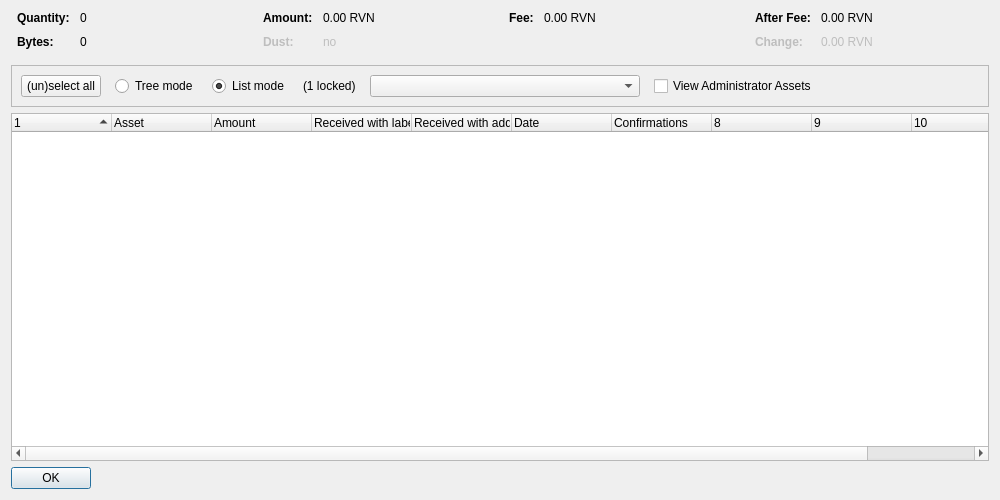
<?xml version="1.0" encoding="UTF-8"?>
<ui version="4.0">
 <class>AssetControlDialog</class>
 <widget class="QDialog" name="AssetControlDialog">
  <property name="geometry">
   <rect>
    <x>0</x>
    <y>0</y>
    <width>1000</width>
    <height>500</height>
   </rect>
  </property>
  <property name="windowTitle">
   <string>Asset Selection</string>
  </property>
  <layout class="QVBoxLayout" name="verticalLayout">
   <item>
    <layout class="QHBoxLayout" name="horizontalLayoutTop" stretch="0,0,0,0">
     <property name="topMargin">
      <number>0</number>
     </property>
     <property name="bottomMargin">
      <number>10</number>
     </property>
     <item>
      <layout class="QFormLayout" name="formLayoutAssetControl1">
       <property name="horizontalSpacing">
        <number>10</number>
       </property>
       <property name="verticalSpacing">
        <number>10</number>
       </property>
       <property name="leftMargin">
        <number>6</number>
       </property>
       <property name="rightMargin">
        <number>6</number>
       </property>
       <item row="0" column="0">
        <widget class="QLabel" name="labelAssetControlQuantityText">
         <property name="font">
          <font>
           <weight>75</weight>
           <bold>true</bold>
          </font>
         </property>
         <property name="text">
          <string>Quantity:</string>
         </property>
        </widget>
       </item>
       <item row="0" column="1">
        <widget class="QLabel" name="labelAssetControlQuantity">
         <property name="cursor">
          <cursorShape>IBeamCursor</cursorShape>
         </property>
         <property name="contextMenuPolicy">
          <enum>Qt::ActionsContextMenu</enum>
         </property>
         <property name="text">
          <string notr="true">0</string>
         </property>
         <property name="textInteractionFlags">
          <set>Qt::LinksAccessibleByMouse|Qt::TextSelectableByKeyboard|Qt::TextSelectableByMouse</set>
         </property>
        </widget>
       </item>
       <item row="1" column="0">
        <widget class="QLabel" name="labelAssetControlBytesText">
         <property name="font">
          <font>
           <weight>75</weight>
           <bold>true</bold>
          </font>
         </property>
         <property name="text">
          <string>Bytes:</string>
         </property>
        </widget>
       </item>
       <item row="1" column="1">
        <widget class="QLabel" name="labelAssetControlBytes">
         <property name="cursor">
          <cursorShape>IBeamCursor</cursorShape>
         </property>
         <property name="contextMenuPolicy">
          <enum>Qt::ActionsContextMenu</enum>
         </property>
         <property name="text">
          <string notr="true">0</string>
         </property>
         <property name="textInteractionFlags">
          <set>Qt::LinksAccessibleByMouse|Qt::TextSelectableByKeyboard|Qt::TextSelectableByMouse</set>
         </property>
        </widget>
       </item>
      </layout>
     </item>
     <item>
      <layout class="QFormLayout" name="formLayoutAssetControl2">
       <property name="horizontalSpacing">
        <number>10</number>
       </property>
       <property name="verticalSpacing">
        <number>10</number>
       </property>
       <property name="leftMargin">
        <number>6</number>
       </property>
       <property name="rightMargin">
        <number>6</number>
       </property>
       <item row="0" column="0">
        <widget class="QLabel" name="labelAssetControlAmountText">
         <property name="font">
          <font>
           <weight>75</weight>
           <bold>true</bold>
          </font>
         </property>
         <property name="text">
          <string>Amount:</string>
         </property>
        </widget>
       </item>
       <item row="0" column="1">
        <widget class="QLabel" name="labelAssetControlAmount">
         <property name="cursor">
          <cursorShape>IBeamCursor</cursorShape>
         </property>
         <property name="contextMenuPolicy">
          <enum>Qt::ActionsContextMenu</enum>
         </property>
         <property name="text">
          <string notr="true">0.00 RVN</string>
         </property>
         <property name="textInteractionFlags">
          <set>Qt::LinksAccessibleByMouse|Qt::TextSelectableByKeyboard|Qt::TextSelectableByMouse</set>
         </property>
        </widget>
       </item>
       <item row="1" column="0">
        <widget class="QLabel" name="labelAssetControlLowOutputText">
         <property name="enabled">
          <bool>false</bool>
         </property>
         <property name="font">
          <font>
           <weight>75</weight>
           <bold>true</bold>
          </font>
         </property>
         <property name="text">
          <string>Dust:</string>
         </property>
        </widget>
       </item>
       <item row="1" column="1">
        <widget class="QLabel" name="labelAssetControlLowOutput">
         <property name="enabled">
          <bool>false</bool>
         </property>
         <property name="cursor">
          <cursorShape>IBeamCursor</cursorShape>
         </property>
         <property name="contextMenuPolicy">
          <enum>Qt::ActionsContextMenu</enum>
         </property>
         <property name="text">
          <string notr="true">no</string>
         </property>
         <property name="textInteractionFlags">
          <set>Qt::LinksAccessibleByMouse|Qt::TextSelectableByKeyboard|Qt::TextSelectableByMouse</set>
         </property>
        </widget>
       </item>
      </layout>
     </item>
     <item>
      <layout class="QFormLayout" name="formLayoutAssetControl3">
       <property name="horizontalSpacing">
        <number>10</number>
       </property>
       <property name="verticalSpacing">
        <number>10</number>
       </property>
       <property name="leftMargin">
        <number>6</number>
       </property>
       <property name="rightMargin">
        <number>6</number>
       </property>
       <item row="0" column="0">
        <widget class="QLabel" name="labelAssetControlFeeText">
         <property name="font">
          <font>
           <weight>75</weight>
           <bold>true</bold>
          </font>
         </property>
         <property name="text">
          <string>Fee:</string>
         </property>
        </widget>
       </item>
       <item row="0" column="1">
        <widget class="QLabel" name="labelAssetControlFee">
         <property name="cursor">
          <cursorShape>IBeamCursor</cursorShape>
         </property>
         <property name="contextMenuPolicy">
          <enum>Qt::ActionsContextMenu</enum>
         </property>
         <property name="text">
          <string notr="true">0.00 RVN</string>
         </property>
         <property name="textInteractionFlags">
          <set>Qt::LinksAccessibleByMouse|Qt::TextSelectableByKeyboard|Qt::TextSelectableByMouse</set>
         </property>
        </widget>
       </item>
      </layout>
     </item>
     <item>
      <layout class="QFormLayout" name="formLayoutAssetControl4">
       <property name="horizontalSpacing">
        <number>10</number>
       </property>
       <property name="verticalSpacing">
        <number>10</number>
       </property>
       <property name="leftMargin">
        <number>6</number>
       </property>
       <property name="rightMargin">
        <number>6</number>
       </property>
       <item row="0" column="0">
        <widget class="QLabel" name="labelAssetControlAfterFeeText">
         <property name="font">
          <font>
           <weight>75</weight>
           <bold>true</bold>
          </font>
         </property>
         <property name="text">
          <string>After Fee:</string>
         </property>
        </widget>
       </item>
       <item row="0" column="1">
        <widget class="QLabel" name="labelAssetControlAfterFee">
         <property name="cursor">
          <cursorShape>IBeamCursor</cursorShape>
         </property>
         <property name="contextMenuPolicy">
          <enum>Qt::ActionsContextMenu</enum>
         </property>
         <property name="text">
          <string notr="true">0.00 RVN</string>
         </property>
         <property name="textInteractionFlags">
          <set>Qt::LinksAccessibleByMouse|Qt::TextSelectableByKeyboard|Qt::TextSelectableByMouse</set>
         </property>
        </widget>
       </item>
       <item row="1" column="0">
        <widget class="QLabel" name="labelAssetControlChangeText">
         <property name="enabled">
          <bool>false</bool>
         </property>
         <property name="font">
          <font>
           <weight>75</weight>
           <bold>true</bold>
          </font>
         </property>
         <property name="text">
          <string>Change:</string>
         </property>
        </widget>
       </item>
       <item row="1" column="1">
        <widget class="QLabel" name="labelAssetControlChange">
         <property name="enabled">
          <bool>false</bool>
         </property>
         <property name="cursor">
          <cursorShape>IBeamCursor</cursorShape>
         </property>
         <property name="contextMenuPolicy">
          <enum>Qt::ActionsContextMenu</enum>
         </property>
         <property name="text">
          <string notr="true">0.00 RVN</string>
         </property>
         <property name="textInteractionFlags">
          <set>Qt::LinksAccessibleByMouse|Qt::TextSelectableByKeyboard|Qt::TextSelectableByMouse</set>
         </property>
        </widget>
       </item>
      </layout>
     </item>
    </layout>
   </item>
   <item>
    <widget class="QFrame" name="frame">
     <property name="minimumSize">
      <size>
       <width>0</width>
       <height>40</height>
      </size>
     </property>
     <property name="frameShape">
      <enum>QFrame::StyledPanel</enum>
     </property>
     <property name="frameShadow">
      <enum>QFrame::Sunken</enum>
     </property>
     <layout class="QHBoxLayout" name="horizontalLayout">
      <item>
       <layout class="QHBoxLayout" name="horizontalLayoutPanel" stretch="0,0,0,0,0,0,0">
        <property name="spacing">
         <number>14</number>
        </property>
        <item>
         <widget class="QPushButton" name="pushButtonSelectAll">
          <property name="sizePolicy">
           <sizepolicy hsizetype="Maximum" vsizetype="Fixed">
            <horstretch>0</horstretch>
            <verstretch>0</verstretch>
           </sizepolicy>
          </property>
          <property name="text">
           <string>(un)select all</string>
          </property>
          <property name="autoDefault">
           <bool>false</bool>
          </property>
         </widget>
        </item>
        <item>
         <widget class="QRadioButton" name="radioTreeMode">
          <property name="sizePolicy">
           <sizepolicy hsizetype="Maximum" vsizetype="Fixed">
            <horstretch>0</horstretch>
            <verstretch>0</verstretch>
           </sizepolicy>
          </property>
          <property name="text">
           <string>Tree mode</string>
          </property>
         </widget>
        </item>
        <item>
         <widget class="QRadioButton" name="radioListMode">
          <property name="sizePolicy">
           <sizepolicy hsizetype="Maximum" vsizetype="Fixed">
            <horstretch>0</horstretch>
            <verstretch>0</verstretch>
           </sizepolicy>
          </property>
          <property name="text">
           <string>List mode</string>
          </property>
          <property name="checked">
           <bool>true</bool>
          </property>
         </widget>
        </item>
        <item>
         <widget class="QLabel" name="labelLocked">
          <property name="text">
           <string notr="true">(1 locked)</string>
          </property>
         </widget>
        </item>
        <item>
         <widget class="QComboBox" name="assetList">
          <property name="minimumContentsLength">
           <number>30</number>
          </property>
         </widget>
        </item>
        <item>
         <widget class="QCheckBox" name="viewAdministrator">
          <property name="toolTip">
           <string>View assets that you have the ownership asset for</string>
          </property>
          <property name="text">
           <string>View Administrator Assets</string>
          </property>
         </widget>
        </item>
        <item>
         <spacer name="horizontalSpacer">
          <property name="orientation">
           <enum>Qt::Horizontal</enum>
          </property>
          <property name="sizeHint" stdset="0">
           <size>
            <width>40</width>
            <height>20</height>
           </size>
          </property>
         </spacer>
        </item>
       </layout>
      </item>
     </layout>
    </widget>
   </item>
   <item>
    <widget class="AssetControlTreeWidget" name="treeWidget">
     <property name="contextMenuPolicy">
      <enum>Qt::CustomContextMenu</enum>
     </property>
     <property name="sortingEnabled">
      <bool>false</bool>
     </property>
     <property name="columnCount">
      <number>11</number>
     </property>
     <attribute name="headerShowSortIndicator" stdset="0">
      <bool>true</bool>
     </attribute>
     <attribute name="headerStretchLastSection">
      <bool>false</bool>
     </attribute>
     <column>
      <property name="text">
       <string/>
      </property>
     </column>
     <column>
      <property name="text">
       <string>Asset</string>
      </property>
     </column>
     <column>
      <property name="text">
       <string>Amount</string>
      </property>
     </column>
     <column>
      <property name="text">
       <string>Received with label</string>
      </property>
     </column>
     <column>
      <property name="text">
       <string>Received with address</string>
      </property>
     </column>
     <column>
      <property name="text">
       <string>Date</string>
      </property>
     </column>
     <column>
      <property name="text">
       <string>Confirmations</string>
      </property>
      <property name="toolTip">
       <string>Confirmed</string>
      </property>
     </column>
     <column>
      <property name="text">
       <string/>
      </property>
     </column>
     <column>
      <property name="text">
       <string/>
      </property>
     </column>
     <column>
      <property name="text">
       <string/>
      </property>
     </column>
     <column>
      <property name="text">
       <string/>
      </property>
     </column>
    </widget>
   </item>
   <item>
    <widget class="QDialogButtonBox" name="buttonBox">
     <property name="sizePolicy">
      <sizepolicy hsizetype="Maximum" vsizetype="Fixed">
       <horstretch>0</horstretch>
       <verstretch>0</verstretch>
      </sizepolicy>
     </property>
     <property name="orientation">
      <enum>Qt::Horizontal</enum>
     </property>
     <property name="standardButtons">
      <set>QDialogButtonBox::Ok</set>
     </property>
    </widget>
   </item>
  </layout>
 </widget>
 <customwidgets>
  <customwidget>
   <class>AssetControlTreeWidget</class>
   <extends>QTreeWidget</extends>
   <header location="global">qt/assetcontroltreewidget.h</header>
  </customwidget>
 </customwidgets>
 <resources/>
 <connections/>
</ui>
